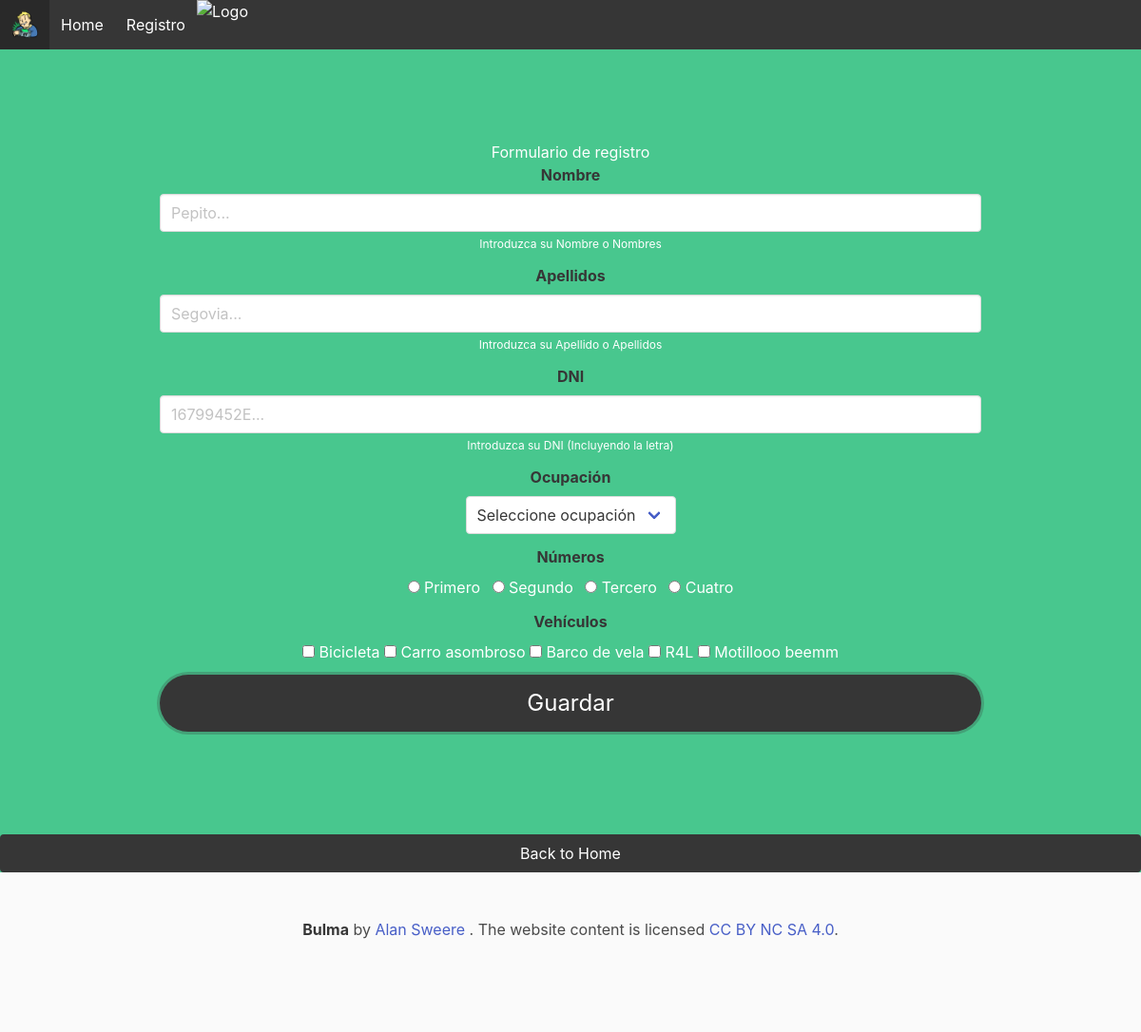
/editar, run on the app's committed database.
### tables this page shows
CREATE TABLE T_numero (
	id INTEGER NOT NULL PRIMARY KEY AUTOINCREMENT,
	descripcion TEXT(30) NOT NULL
);

CREATE TABLE "T_vehiculo" (
	id INTEGER NOT NULL PRIMARY KEY AUTOINCREMENT,
	descripcion TEXT(30)
);

### app.py (the view, shortened to what this page needs)
@route('/editar')
@route('/editar/<id:int>')
@jinja2_view('formulario.html')
def mi_form(id=None):#none para que sea opcional
    cnx = sqlite3.connect(BASE_DATOS)
    consulta_d = 'select * from T_ocupation'
    cursor = cnx.execute(consulta_d)
    ocupaciones = cursor.fetchall()
    consulta_num = 'select * from T_numero'
    cursor = cnx.execute(consulta_num)
    numeros = cursor.fetchall()
    consulta_vehi = 'select * from T_vehiculo'
    cursor = cnx.execute(consulta_vehi)
    vehiculos = cursor.fetchall()
    if id is None: # estamos en un alta
        return {'ocupaciones': ocupaciones,'numeros':numeros, 'vehiculos':vehiculos}
    else:
        consulta = "select id,nombre,apellidos,dni, id_ocupation, id_numero from persona where id = ?"
        cursor = cnx.execute(consulta,(id,)) # la coma dice que es una tupla (id,)
        filas = cursor.fetchone() # obtener una fila para procesarla

### templates/base.html (shortened to what this page needs)
<!DOCTYPE html>
<html lang="es">
<head>
    <link rel="stylesheet" href="/static/bulma/css/bulma.css">
</head>
<body>
    {%include 'inc_header.html'%}
    {%block content%}{%endblock%}
    {%include 'inc_footer.html'%}
</body>
</html>

### templates/formulario.html (shortened to what this page needs)
{%extends 'base.html'%}
{%block content%}
<section class="hero is-success is-fullheight">
    <div class="hero-body">
        <div class="container has-text-centered">
            <div>
                <section class="section">
                    <form class="form-horizontal" action="/guardar" method="post">
                        <fieldset>
                                            <legend>Formulario de registro</legend>
                                            <div class="field">
                                                <label class="label" for="nombre">Nombre</label>
                                <div class="control">
                                    <input id="nombre" name="nombre" type="text" placeholder="Pepito..." class="input " value="{%if datos%}{{datos[1]}}{%endif%}">
                                    <p class="help">Introduzca su Nombre o Nombres</p>
                                </div>
                            </div>
                            <div class="field">
                                <label class="label" for="apellido">Apellidos</label>
                                <div class="control">
                                    <input id="apellido" name="apellido" type="text" placeholder="Segovia..." class="input " value="{%if datos%}{{datos[2]}}{%endif%}">
                                    <p class="help">Introduzca su Apellido o Apellidos</p>
                                </div>
                            </div>
                            <div class="field">
                                <label class="label" for="dni">DNI</label>
                                <div class="control">
                                    <input id="dni" name="dni" type="text" placeholder="16799452E..." class="input " value="{%if datos%}{{datos[3]}}{%endif%}">
                                    <p class="help">Introduzca su DNI (Incluyendo la letra)</p>
                                </div>
                            </div>
                            <div class="field">
                                <label class="label">Ocupación</label>
                                <div class="control">
                                    <div class="select">
                                        <select id="ocupacion" name="ocupacion">
                                            <option value="-1">Seleccione ocupación</option>
                                        </select>
                                    </div>
                                </div>
                            </div>
                            <div class="field">
                                <label class="label" for="">Números</label>
                                <div class="control">
                                    {% for num in numeros%}
                                    <label class="radio inline" for="dato{{num[0]}}" name="numeros" id="numeros-0">
                                        <input type="radio" name="numero" id="dato{{num[0]}}" value="{{num[0]}}" {%if (datos) and (num[0]==datos[5]) %}checked{%endif%}>
                                        {{num[1]}}
                                    </label>
                                    {%endfor%}
                                </div>
                            </div>
                            <div class="field">
                                <label class="label" for="">Vehículos</label>
                                <div class="control">
                                    {% for v in vehiculos%}
                                    <label class="checkbox inline" for="vh{{v[0]}}">
                                        <input type="checkbox" name="vehiculo" id="vh{{v[0]}}" value="{{v[0]}}" {%if (mi_vehiculos) and v[0] in mis_vehiculos%}checked{%endif%}>
                                        {{v[1]}}
                                    </label>
                                    {%endfor%}
                                </div>
                            </div>
                            <div class="field">
                                <div class="control">
                                    <button id="singlebutton-0" name="singlebutton-0"
                                    class="button is-large is-fullwidth is-rounded is-dark is-focused">
                                    Guardar
                                    </button>
                                </div>
                            </div>
                        </fieldset>
                    </form>
                </div>
            </div>
        </div>
        <a class="button is-dark" href="/">Back to Home</a>
</section>
{%endblock%}

### data on the page
T_numero: descripcion "Primero"
T_numero: descripcion "Segundo"
T_numero: descripcion "Tercero"
T_numero: descripcion "Cuatro"
T_vehiculo: descripcion "Bicicleta"
T_vehiculo: descripcion "Carro asombroso"
T_vehiculo: descripcion "Barco de vela"
T_vehiculo: descripcion "R4L"
T_vehiculo: descripcion "Motillooo beemm"
